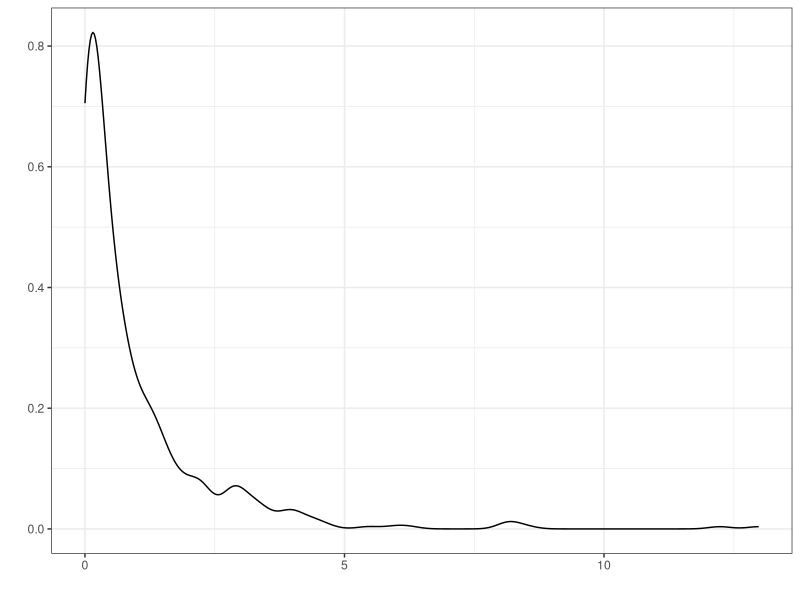
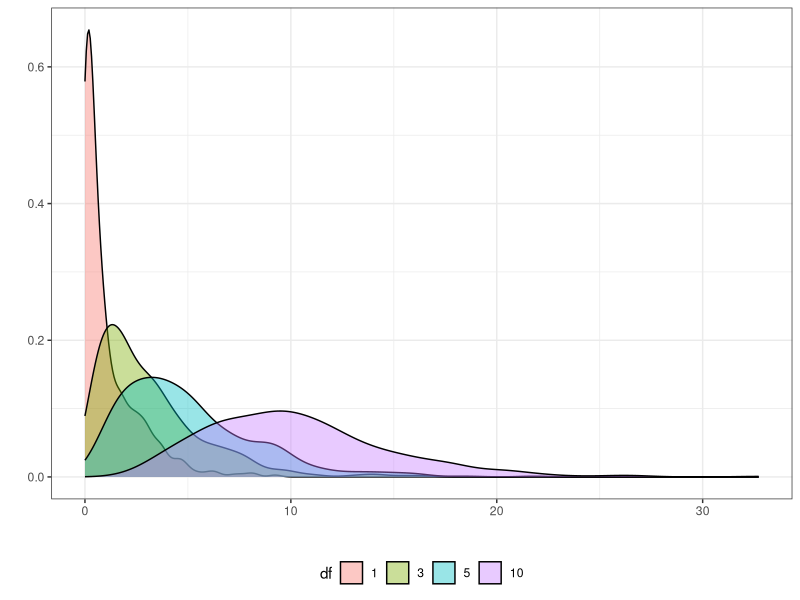
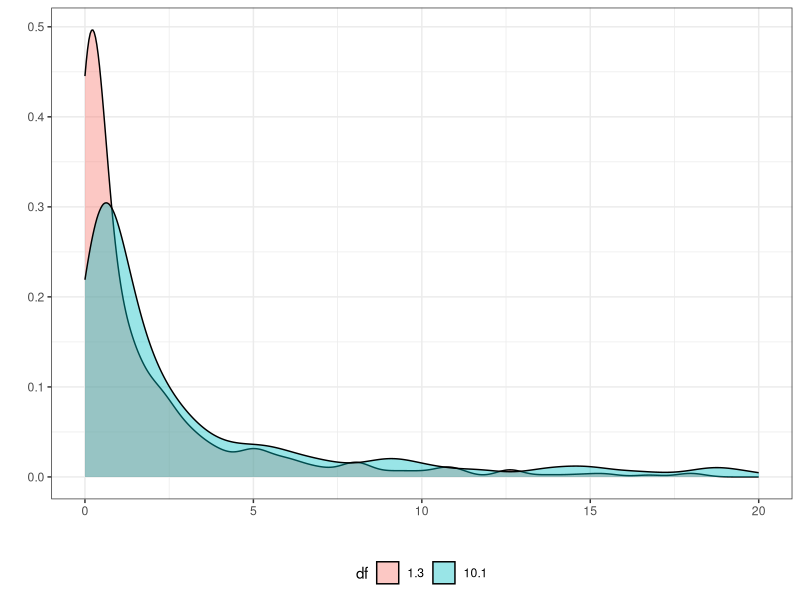
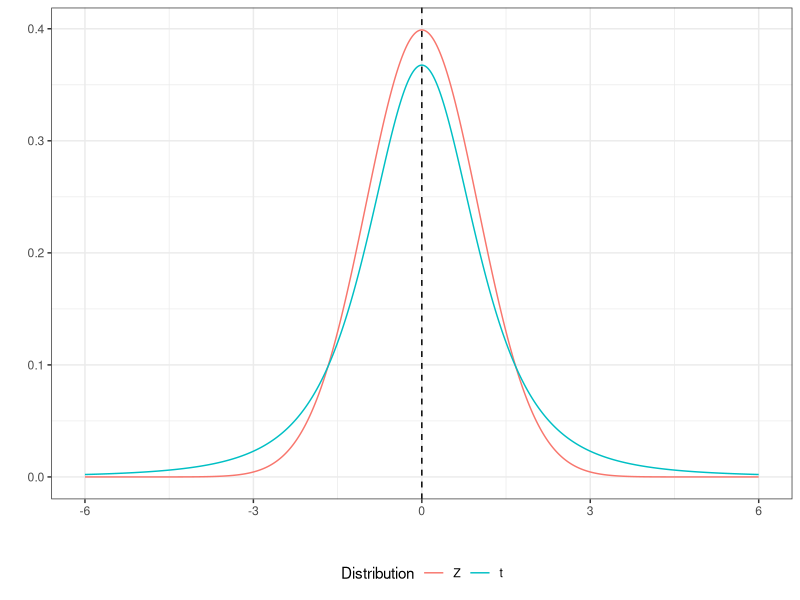
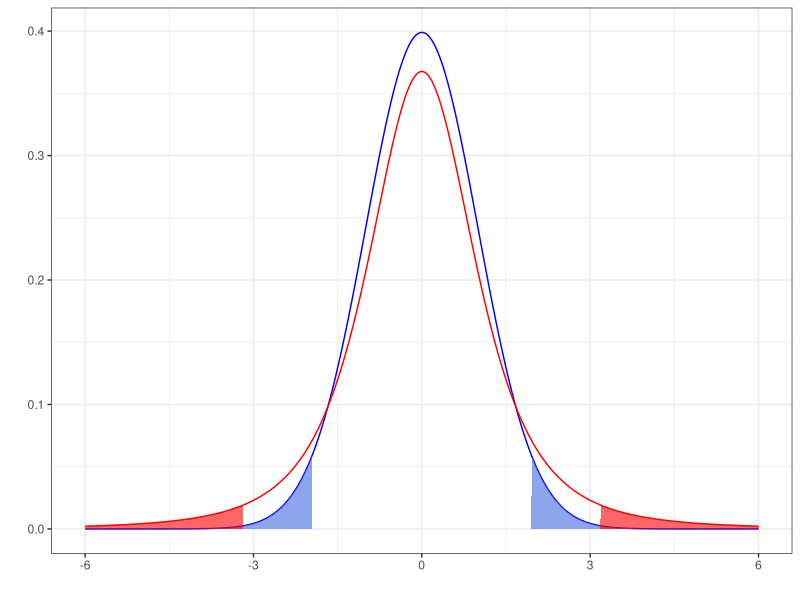
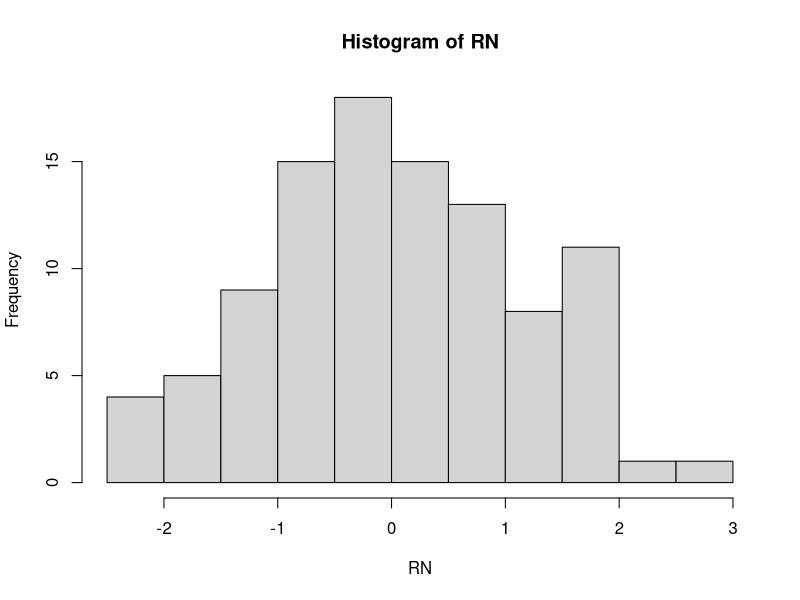
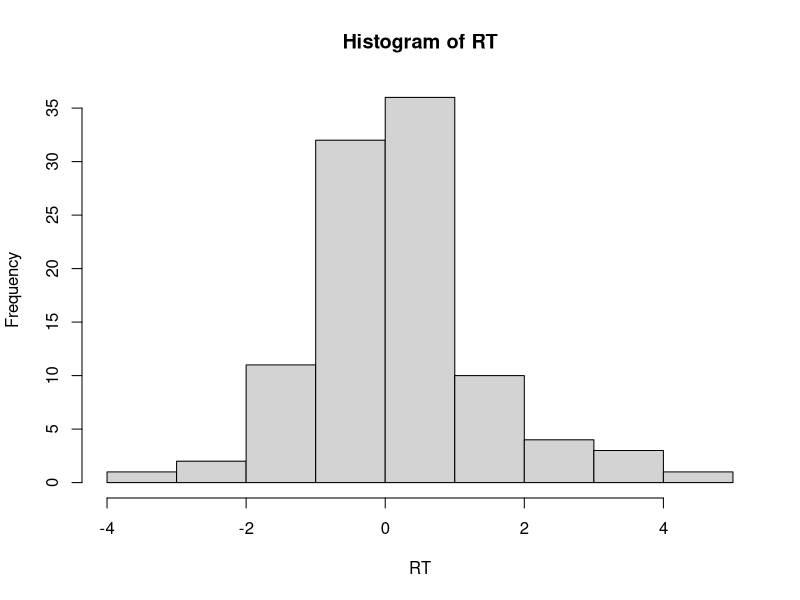
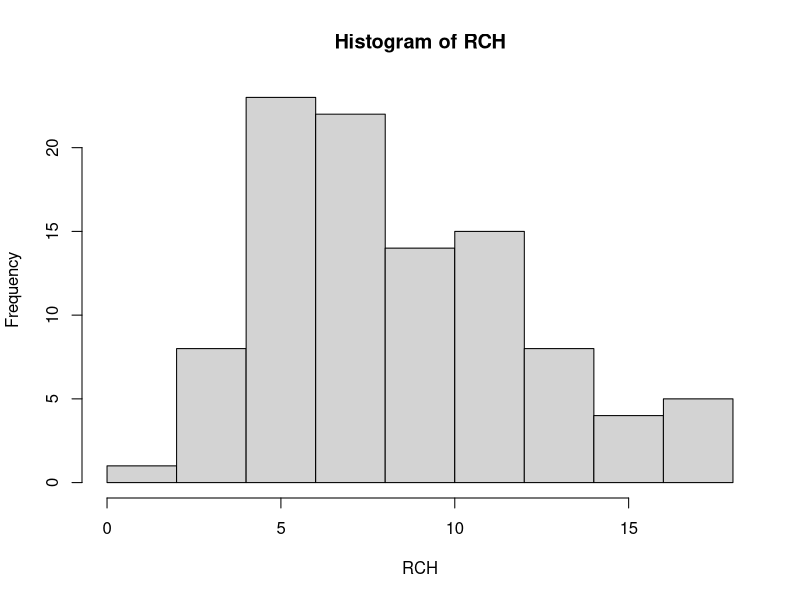

These charts were generated, in order, by the following R code: (Note: this script raises an error after producing the figures.)
library(ggplot2)

Z1 = rnorm(n=500, mean = 0, sd=1)
Z1_2 = Z1^2

#자유도 1을 가지고 카이제곱 분포
ggplot(NULL) + 
  geom_density(aes(x=Z1_2, y=..density..)) +
  xlab("")+ylab("")+
  theme_bw()


#자유도 {1, 3, 5, 10}를 따르는 카이제곱
df_V = c()
Z2_V = c()

for (df in c(1, 3, 5, 10)) {
  
  Z_ADD = 0
  
  for(iteration in 1:df) {
    Z = rnorm(n = 500, mean = 0, sd=1)
    Z2 = Z^2
    Z_ADD = Z_ADD + Z2
  }
  
  Z2_V = c(Z2_V, Z_ADD)
  df_V = c(df_V, rep(df,500))
  
}

Chisq_DF = data.frame(
  df = df_V,
  Z2 = Z2_V
)

ggplot(Chisq_DF) +
  geom_density(aes(x=Z2, y=..density.., fill = as.factor(df)),
               alpha = 0.4) + 
  xlab("") + ylab("") + 
  theme_bw() +
  theme(legend.position = "bottom") +
  labs(fill = "df")


#F분포 : 독립된 두 집단의 분산을 비교하는 것.
#        두 카이제곱 분포의 비로 정의

#자유도가(1,3), (10,1)을 따르는 F분포 2개를 생성 후 시각화
F_Value_13 = (Chisq_DF$Z2[Chisq_DF$df == 1] / 1) / (Chisq_DF$Z2[Chisq_DF$df == 3] / 3)
F_Value_101 = (Chisq_DF$Z2[Chisq_DF$df == 10] / 10) / (Chisq_DF$Z2[Chisq_DF$df == 1] / 1)

F_DF = data.frame(
  df = c(rep("1.3", length(F_Value_13)),
        rep("10.1", length(F_Value_101))),
  F_Value = c(F_Value_13, F_Value_101))

ggplot(F_DF) + 
  geom_density(aes(x=F_Value, y=..density.., fill=df),
               alpha=0.4) +
  xlim(0,20) +
  theme_bw() +
  xlab("") + ylab("") +
  theme(legend.position = "bottom")


#Student's t분포
#정규분포 : 모분산을 알 수 없는 상황에서는 정규분포를 이용해
#평균을 검정할 경우 분석의 신뢰성을 확보할 수가 없다.

#t분포는 모분산을 모르는 상황에서 평균 검정을 위해 고안된 분포임

#표준정규분포 Z에 대해 자유도가 n-1인 카이제곱 분포 V와 그 자유도
#v로 나눈 분포를 t 분포로 정의함.

kv = c()
z = c()
t = c()

for(k in seq(-6,6, by=0.01)) {
  
  n_dist = dnorm(x=k, mean = 0, sd=1)
  t_dist = dt(x=k, df=3)
  kv = c(kv,k)
  z = c(z,n_dist)
  t = c(t,t_dist)
  
}

DF = data.frame(
  k = kv,
  Z = z,
  t = t
)

library(dplyr)
library(reshape)

DF %>% 
  melt(id.vars = c("k")) %>% 
  ggplot() +
  geom_line(aes(x=k, y=value, col=as.factor(variable))) +
  geom_vline(xintercept = 0, linetype = 'dashed') +
  theme_bw() +
  theme(legend.position = "bottom") +
  labs(col = "Distribution") +
  xlab("") + ylab("")


#qnorm(), qt()는 정규분포와 t 분포의 분위수를 구함
#p=0.025는 2.5% 에 해당하는 분위수를 구하는 옵션임.
Z_Value = qnorm(p = 0.025, mean = 0, sd=1)
T_Value = qt(p = 0.025, df = 3)

DF$Z_CV = ifelse(DF$k < Z_Value | DF$k > Z_Value * (-1), DF$Z,0)
DF$T_CV = ifelse(DF$k < T_Value | DF$k > T_Value * (-1), DF$t,0)

ggplot(DF) + 
  geom_line(aes(x=k, y=Z), col = "blue") +
  geom_area(aes(x=k, y=Z_CV), fill = 'royalblue', alpha = 0.6) +
  geom_line(aes(x=k, y=t), col = 'red') +
  geom_area(aes(x=k, y=T_CV), fill = 'red', alpha = 0.6) +
  theme_bw() + ylab("") + xlab("")

#==> t분포는 양쪽 꼬리가 두꺼우면 표본 수가 적을 때 신뢰성을 더해줌.
#----------------------------------------------------------------------

#확률분포 함수
#난수생성 : r+분포명 : rnorm()
#확률밀도 : d+분포명 : dnorm()
#누적분포 : p+분포명 : pnorm()
#분위수   : q+분포명 : qnorm()

#정규분포 난수 생성 = rnorm()
RN = rnorm(n =100, mean = 0, sd = 1) #난수생성
hist(RN)

#t분포 난수 생성 - rt()
RT = rt(n = 100, df = 9)
hist(RT)

#카이제곱 분포 난수 생성 - rchisq()
RCH = rchisq(n = 100, df = 9)
hist(RCH)

#F 분포 난수 생성 - rf()
RF = rf(n = 100, df = 2, df2 = 3)
hist(RF)


#확률밀도
dnorm(x = 0.1, mean = 0, sd = 1)

# -> t분포 dt()를 이용해 자유도 9로 설정
dt(x = 0.1, df = 9)

#누적분포
pnorm(q = 0.1, mean = 0, sd = 1)

# -> 평균이 0인 것을 감안해 0으로 설정
#정확히 0.5가 계산됨.
pnorm(q = 0, mean = 0, sd = 1)

#분위수
#평균0, 표준편차1, 누적확률0.1
qnorm(p = 0.1, mean = 0, sd = 1)

qnorm(p = 0.5, mean = 0, sd = 1)

#중고차 가격 분포 확인을 위한 데이터 분포 탐색
summary(Audi$price)  #최고와 최저 차이

#시각화하면 엄청나게 극단적인 값이라는 것을 알 수 있음
library(ggplot2)
ggplot(Audi) +
  geom_histogram(aes(x=price), binwidth = 1000) +
  theme_bw()

#왜도 : 분포의 비대칭성 정도
#왼쪽으로 긴 꼬리를 가지게 할 경우 왜도는 음수를 가짐
#R에서는 fBasics패키지의 skewness()를 활용함
install.packages("fBasics")
library(fBasics)
skewness(Audi$price)


#첨도 : 뾰족한 정도
#kurtosis()를 활용
kurtosis(Audi$price)
#--로그활용
#로그 함수는 오른쪽으로 극단적인 값을 가지는 분포를 변환할 때
ggplot(Audi) +
  geom_point(aes(x=price, y=log(price))) +
  theme_bw()

#로그 + 히스토그램
ggplot(Audi) +
  geom_histogram(aes(x=log(price)), binwidth = 0.1) +
  theme_bw()
